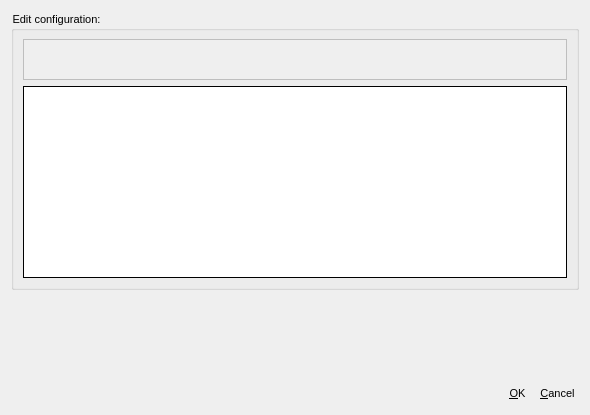
<?xml version="1.0" encoding="UTF-8"?>
<ui version="4.0">
 <class>QuickEditWidget</class>
 <widget class="QDialog" name="QuickEditWidget">
  <property name="windowModality">
   <enum>Qt::ApplicationModal</enum>
  </property>
  <property name="geometry">
   <rect>
    <x>0</x>
    <y>0</y>
    <width>590</width>
    <height>415</height>
   </rect>
  </property>
  <property name="maximumSize">
   <size>
    <width>16777215</width>
    <height>16777215</height>
   </size>
  </property>
  <property name="windowTitle">
   <string>Edit Config</string>
  </property>
  <property name="windowIcon">
   <iconset>
    <normaloff>:/images/logo.png</normaloff>:/images/logo.png</iconset>
  </property>
  <property name="styleSheet">
   <string notr="true">font-size: 8pt;</string>
  </property>
  <property name="modal">
   <bool>true</bool>
  </property>
  <layout class="QGridLayout" name="gridLayout">
   <item row="0" column="0">
    <layout class="QVBoxLayout" name="verticalLayout">
     <item>
      <widget class="QGroupBox" name="groupBox">
       <property name="title">
        <string>Edit configuration:</string>
       </property>
       <layout class="QGridLayout" name="gridLayout_2">
        <item row="0" column="0">
         <widget class="QPlainTextEdit" name="memConfigPath">
          <property name="enabled">
           <bool>false</bool>
          </property>
          <property name="sizePolicy">
           <sizepolicy hsizetype="Expanding" vsizetype="Fixed">
            <horstretch>0</horstretch>
            <verstretch>0</verstretch>
           </sizepolicy>
          </property>
          <property name="maximumSize">
           <size>
            <width>16777215</width>
            <height>41</height>
           </size>
          </property>
          <property name="frameShape">
           <enum>QFrame::Box</enum>
          </property>
          <property name="frameShadow">
           <enum>QFrame::Plain</enum>
          </property>
          <property name="readOnly">
           <bool>true</bool>
          </property>
         </widget>
        </item>
        <item row="1" column="0">
         <widget class="QPlainTextEdit" name="memConfigContent">
          <property name="maximumSize">
           <size>
            <width>16777215</width>
            <height>281</height>
           </size>
          </property>
          <property name="frameShape">
           <enum>QFrame::Box</enum>
          </property>
          <property name="frameShadow">
           <enum>QFrame::Plain</enum>
          </property>
         </widget>
        </item>
       </layout>
      </widget>
     </item>
     <item>
      <spacer name="verticalSpacer">
       <property name="orientation">
        <enum>Qt::Vertical</enum>
       </property>
       <property name="sizeHint" stdset="0">
        <size>
         <width>20</width>
         <height>40</height>
        </size>
       </property>
      </spacer>
     </item>
     <item>
      <layout class="QHBoxLayout" name="horizontalLayout">
       <item>
        <spacer name="horizontalSpacer">
         <property name="orientation">
          <enum>Qt::Horizontal</enum>
         </property>
         <property name="sizeHint" stdset="0">
          <size>
           <width>40</width>
           <height>20</height>
          </size>
         </property>
        </spacer>
       </item>
       <item>
        <widget class="QPushButton" name="cmdSave">
         <property name="sizePolicy">
          <sizepolicy hsizetype="Preferred" vsizetype="Minimum">
           <horstretch>0</horstretch>
           <verstretch>0</verstretch>
          </sizepolicy>
         </property>
         <property name="font">
          <font>
           <pointsize>8</pointsize>
          </font>
         </property>
         <property name="cursor">
          <cursorShape>PointingHandCursor</cursorShape>
         </property>
         <property name="styleSheet">
          <string notr="true">:hover {background-color: rgb(195, 195, 195);}
QPushButton {;text-align:center;
	padding-left: 3px;
	padding-top: 3px;
   padding-right: 3px;
	padding-bottom: 3px;}</string>
         </property>
         <property name="text">
          <string>&amp;OK</string>
         </property>
         <property name="icon">
          <iconset>
           <normaloff>:/images/save.png</normaloff>:/images/save.png</iconset>
         </property>
         <property name="iconSize">
          <size>
           <width>22</width>
           <height>22</height>
          </size>
         </property>
         <property name="flat">
          <bool>true</bool>
         </property>
        </widget>
       </item>
       <item>
        <widget class="QPushButton" name="cmdClose">
         <property name="cursor">
          <cursorShape>PointingHandCursor</cursorShape>
         </property>
         <property name="styleSheet">
          <string notr="true">:hover {background-color: rgb(195, 195, 195);}
QPushButton {;text-align:center;
	padding-left: 3px;
	padding-top: 3px;
   padding-right: 3px;
	padding-bottom: 3px;}</string>
         </property>
         <property name="text">
          <string>&amp;Cancel</string>
         </property>
         <property name="icon">
          <iconset>
           <normaloff>:/images/close_dialog.png</normaloff>:/images/close_dialog.png</iconset>
         </property>
         <property name="iconSize">
          <size>
           <width>22</width>
           <height>22</height>
          </size>
         </property>
         <property name="autoDefault">
          <bool>true</bool>
         </property>
         <property name="default">
          <bool>true</bool>
         </property>
         <property name="flat">
          <bool>true</bool>
         </property>
        </widget>
       </item>
      </layout>
     </item>
    </layout>
   </item>
  </layout>
 </widget>
 <resources>
  <include location="../../../../res.qrc"/>
 </resources>
 <connections/>
</ui>
